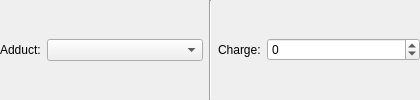
<?xml version="1.0" encoding="UTF-8"?>
<ui version="4.0">
 <class>FrameFormulaModification</class>
 <widget class="QFrame" name="FrameFormulaModification">
  <property name="geometry">
   <rect>
    <x>0</x>
    <y>0</y>
    <width>420</width>
    <height>100</height>
   </rect>
  </property>
  <layout class="QHBoxLayout" name="horizontalLayout">
   <property name="leftMargin">
    <number>0</number>
   </property>
   <property name="topMargin">
    <number>0</number>
   </property>
   <property name="rightMargin">
    <number>0</number>
   </property>
   <property name="bottomMargin">
    <number>0</number>
   </property>
   <item>
    <layout class="QHBoxLayout" name="horizontalLayout_2" stretch="0,1">
     <item>
      <widget class="QLabel" name="labelAdduct">
       <property name="text">
        <string>Adduct:</string>
       </property>
      </widget>
     </item>
     <item>
      <widget class="QComboBox" name="comboAdduct"/>
     </item>
    </layout>
   </item>
   <item>
    <widget class="Line" name="line">
     <property name="orientation">
      <enum>Qt::Vertical</enum>
     </property>
    </widget>
   </item>
   <item>
    <layout class="QHBoxLayout" name="horizontalLayout_3" stretch="0,1">
     <item>
      <widget class="QLabel" name="labelCharge">
       <property name="text">
        <string>Charge:</string>
       </property>
      </widget>
     </item>
     <item>
      <widget class="QSpinBox" name="spinCharge">
       <property name="accelerated">
        <bool>true</bool>
       </property>
       <property name="minimum">
        <number>-100</number>
       </property>
       <property name="maximum">
        <number>100</number>
       </property>
      </widget>
     </item>
    </layout>
   </item>
  </layout>
 </widget>
 <resources/>
 <connections/>
</ui>
